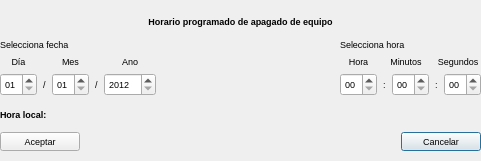
<?xml version="1.0" encoding="UTF-8"?>
<ui version="4.0">
 <class>Cierre</class>
 <widget class="QDialog" name="Cierre">
  <property name="geometry">
   <rect>
    <x>0</x>
    <y>0</y>
    <width>481</width>
    <height>161</height>
   </rect>
  </property>
  <property name="maximumSize">
   <size>
    <width>481</width>
    <height>161</height>
   </size>
  </property>
  <property name="font">
   <font>
    <pointsize>7</pointsize>
   </font>
  </property>
  <property name="windowTitle">
   <string>Cierre programado</string>
  </property>
  <property name="windowIcon">
   <iconset resource="recoverdrake.qrc">
    <normaloff>:/Imagenes/Despertador.png</normaloff>:/Imagenes/Despertador.png</iconset>
  </property>
  <layout class="QGridLayout" name="gridLayout_2">
   <property name="leftMargin">
    <number>0</number>
   </property>
   <property name="topMargin">
    <number>9</number>
   </property>
   <property name="rightMargin">
    <number>0</number>
   </property>
   <property name="bottomMargin">
    <number>9</number>
   </property>
   <item row="0" column="0" colspan="3">
    <widget class="QLabel" name="label_2">
     <property name="styleSheet">
      <string notr="true">font: 11pt &quot;Sans Serif&quot;;
font: bold;</string>
     </property>
     <property name="text">
      <string>Horario programado de apagado de equipo</string>
     </property>
     <property name="alignment">
      <set>Qt::AlignCenter</set>
     </property>
    </widget>
   </item>
   <item row="3" column="2">
    <widget class="QPushButton" name="pushButton_2">
     <property name="text">
      <string>Cancelar</string>
     </property>
     <property name="icon">
      <iconset resource="recoverdrake.qrc">
       <normaloff>:/Imagenes/bad.png</normaloff>:/Imagenes/bad.png</iconset>
     </property>
     <property name="iconSize">
      <size>
       <width>25</width>
       <height>25</height>
      </size>
     </property>
    </widget>
   </item>
   <item row="3" column="0">
    <widget class="QPushButton" name="pushButton">
     <property name="text">
      <string>Aceptar</string>
     </property>
     <property name="icon">
      <iconset resource="recoverdrake.qrc">
       <normaloff>:/Imagenes/thumbs_up.png</normaloff>:/Imagenes/thumbs_up.png</iconset>
     </property>
     <property name="iconSize">
      <size>
       <width>25</width>
       <height>25</height>
      </size>
     </property>
    </widget>
   </item>
   <item row="1" column="0" colspan="3">
    <layout class="QGridLayout" name="gridLayout">
     <item row="1" column="2">
      <widget class="QLabel" name="label_6">
       <property name="styleSheet">
        <string notr="true">font: 7pt &quot;Sans Serif&quot;;</string>
       </property>
       <property name="text">
        <string>Mes</string>
       </property>
       <property name="alignment">
        <set>Qt::AlignCenter</set>
       </property>
      </widget>
     </item>
     <item row="1" column="6">
      <widget class="QLabel" name="label_11">
       <property name="styleSheet">
        <string notr="true">font: 7pt &quot;Sans Serif&quot;;</string>
       </property>
       <property name="text">
        <string>Hora</string>
       </property>
       <property name="alignment">
        <set>Qt::AlignCenter</set>
       </property>
      </widget>
     </item>
     <item row="1" column="7" colspan="2">
      <widget class="QLabel" name="label_13">
       <property name="styleSheet">
        <string notr="true">font: 7pt &quot;Sans Serif&quot;;</string>
       </property>
       <property name="text">
        <string>Minutos</string>
       </property>
       <property name="alignment">
        <set>Qt::AlignCenter</set>
       </property>
      </widget>
     </item>
     <item row="2" column="0">
      <widget class="QSpinBox" name="spinBox">
       <property name="specialValueText">
        <string>01</string>
       </property>
       <property name="minimum">
        <number>1</number>
       </property>
       <property name="maximum">
        <number>31</number>
       </property>
      </widget>
     </item>
     <item row="1" column="9" colspan="2">
      <widget class="QLabel" name="label_12">
       <property name="styleSheet">
        <string notr="true">font: 7pt &quot;Sans Serif&quot;;</string>
       </property>
       <property name="text">
        <string>Segundos</string>
       </property>
       <property name="alignment">
        <set>Qt::AlignCenter</set>
       </property>
      </widget>
     </item>
     <item row="2" column="1">
      <widget class="QLabel" name="label_4">
       <property name="text">
        <string>/</string>
       </property>
      </widget>
     </item>
     <item row="2" column="2">
      <widget class="QSpinBox" name="spinBox_2">
       <property name="inputMethodHints">
        <set>Qt::ImhExclusiveInputMask</set>
       </property>
       <property name="specialValueText">
        <string>01</string>
       </property>
       <property name="minimum">
        <number>1</number>
       </property>
       <property name="maximum">
        <number>12</number>
       </property>
      </widget>
     </item>
     <item row="2" column="4">
      <widget class="QSpinBox" name="spinBox_3">
       <property name="minimum">
        <number>2012</number>
       </property>
       <property name="maximum">
        <number>10000</number>
       </property>
      </widget>
     </item>
     <item row="2" column="6">
      <widget class="QSpinBox" name="spinBox_6">
       <property name="specialValueText">
        <string>00</string>
       </property>
       <property name="minimum">
        <number>0</number>
       </property>
       <property name="maximum">
        <number>23</number>
       </property>
       <property name="value">
        <number>0</number>
       </property>
      </widget>
     </item>
     <item row="2" column="9">
      <widget class="QLabel" name="label_9">
       <property name="text">
        <string>:</string>
       </property>
      </widget>
     </item>
     <item row="2" column="5">
      <spacer name="horizontalSpacer">
       <property name="orientation">
        <enum>Qt::Horizontal</enum>
       </property>
       <property name="sizeHint" stdset="0">
        <size>
         <width>40</width>
         <height>20</height>
        </size>
       </property>
      </spacer>
     </item>
     <item row="1" column="4">
      <widget class="QLabel" name="label_8">
       <property name="styleSheet">
        <string notr="true">font: 7pt &quot;Sans Serif&quot;;</string>
       </property>
       <property name="text">
        <string>Ano</string>
       </property>
       <property name="alignment">
        <set>Qt::AlignCenter</set>
       </property>
      </widget>
     </item>
     <item row="2" column="8">
      <widget class="QSpinBox" name="spinBox_4">
       <property name="specialValueText">
        <string>00</string>
       </property>
       <property name="minimum">
        <number>0</number>
       </property>
       <property name="maximum">
        <number>12</number>
       </property>
       <property name="value">
        <number>0</number>
       </property>
      </widget>
     </item>
     <item row="2" column="3">
      <widget class="QLabel" name="label_7">
       <property name="text">
        <string>/</string>
       </property>
      </widget>
     </item>
     <item row="2" column="7">
      <widget class="QLabel" name="label_10">
       <property name="text">
        <string>:</string>
       </property>
      </widget>
     </item>
     <item row="1" column="0">
      <widget class="QLabel" name="label_5">
       <property name="styleSheet">
        <string notr="true">font: 7pt &quot;Sans Serif&quot;;</string>
       </property>
       <property name="text">
        <string>Día</string>
       </property>
       <property name="alignment">
        <set>Qt::AlignCenter</set>
       </property>
      </widget>
     </item>
     <item row="2" column="10">
      <widget class="QSpinBox" name="spinBox_5">
       <property name="specialValueText">
        <string>00</string>
       </property>
       <property name="minimum">
        <number>0</number>
       </property>
       <property name="maximum">
        <number>59</number>
       </property>
       <property name="value">
        <number>0</number>
       </property>
      </widget>
     </item>
     <item row="0" column="6" colspan="5">
      <widget class="QLabel" name="label_3">
       <property name="text">
        <string>Selecciona hora</string>
       </property>
      </widget>
     </item>
     <item row="0" column="0" colspan="5">
      <widget class="QLabel" name="label">
       <property name="text">
        <string>Selecciona fecha</string>
       </property>
      </widget>
     </item>
    </layout>
   </item>
   <item row="2" column="0">
    <widget class="QLabel" name="label_14">
     <property name="styleSheet">
      <string notr="true">font: 12pt &quot;Sans Serif&quot;;
font: bold;</string>
     </property>
     <property name="text">
      <string>Hora local:</string>
     </property>
    </widget>
   </item>
   <item row="3" column="1">
    <spacer name="horizontalSpacer_2">
     <property name="orientation">
      <enum>Qt::Horizontal</enum>
     </property>
     <property name="sizeHint" stdset="0">
      <size>
       <width>40</width>
       <height>20</height>
      </size>
     </property>
    </spacer>
   </item>
   <item row="2" column="1" colspan="2">
    <widget class="QLabel" name="label_15">
     <property name="styleSheet">
      <string notr="true">font: 12pt &quot;Sans Serif&quot;;
font: bold;</string>
     </property>
     <property name="text">
      <string/>
     </property>
    </widget>
   </item>
  </layout>
 </widget>
 <resources>
  <include location="recoverdrake.qrc"/>
 </resources>
 <connections/>
</ui>
